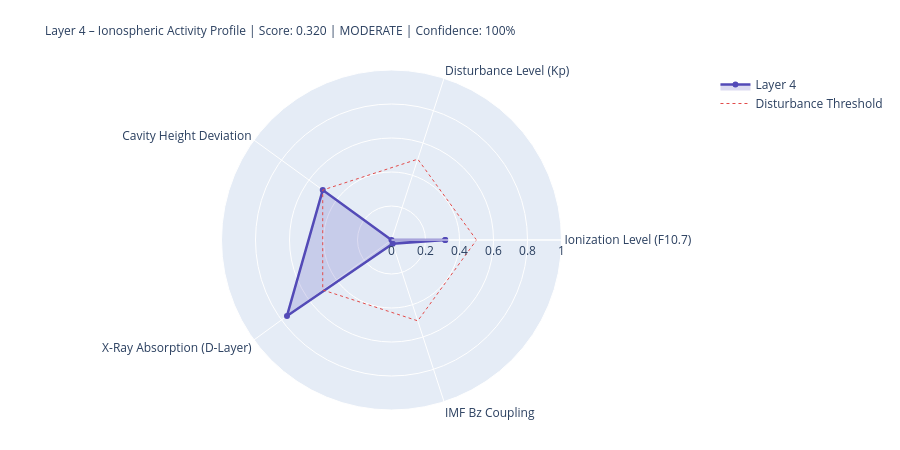

Here is the notebook cell this chart was saved with:
### Markdown cell above
---
## 4. State Assessment & Handoff to Layer 5

### Code cell
# ============================================================
# LAYER-4-SCORE
# ============================================================

COMPONENTS = {
    'Ionization Level (F10.7)':    {'score': ioniz,       'source': 'primary' if f107_now else 'from_layer0', 'dynamic': True},
    'Disturbance Level (Kp)':          {'score': disturb,     'source': 'primary' if kp_now   else 'from_layer0', 'dynamic': True},
    'Cavity Height Deviation':    {'score': h_dev,       'source': 'derived',                                'dynamic': True},
    'X-Ray Absorption (D-Layer)':{'score': xray_ioniz,  'source': 'primary' if xray_now else 'missing',     'dynamic': True},
    'IMF Bz Coupling':             {'score': bz_coupling, 'source': 'primary' if bz_now   else 'from_layer0', 'dynamic': True},
}

available    = {k: v['score'] for k, v in COMPONENTS.items() if v['score'] is not None}
unavailable  = [k for k, v in COMPONENTS.items() if v['score'] is None]
layer4_score = round(sum(available.values()) / len(available), 4) if available else None
confidence   = round(len(available) / len(COMPONENTS), 2)
level = ('unknown' if layer4_score is None
         else 'quiet'   if layer4_score < 0.3
         else 'moderate' if layer4_score < 0.6
         else 'active')
dominant_l4 = max(available, key=available.get) if available else 'none'

# Resonance delta for Schumann SR-1
sr1_ref = schumann_freq(1, 80.0)
sr1_now = schumann_freq(1, h_eff)
sr1_delta_mhz = (sr1_now - sr1_ref) * 1000

# Propagation conditions
prop_cond = ('disturbed'   if kp_val > 4
             else 'unsettled' if kp_val > 2
             else 'normal')
if xray_class in ['X', 'M']:
    prop_cond = 'Radio-Blackout moeglich'

W = 68
print('=' * W)
print('LAYER 4 – IONOSPHERE – STATE ASSESSMENT')
print('=' * W)
for name, comp in COMPONENTS.items():
    s = comp['score']
    if s is not None:
        bar = '█' * int(s * 20) + '░' * (20 - int(s * 20))
        print(f'  {name:<36} {bar}  {s:.3f}  [{comp["source"]}]')
    else:
        print(f'  {name:<36} {"─" * 20}  n/a   [missing]')
print('-' * W)
print(f'  Score:          {layer4_score:.3f}  ({len(available)}/{len(COMPONENTS)} components)')
print(f'  Confidence:     {confidence:.0%}')
print(f'  Level:          {level.upper()}')
print(f'  Dominant:       {dominant_l4}')
print(f'  Cavity height:  {h_eff:.1f} km  (Ref: 80.0 km)')
print(f'  SR-1:           {sr1_now:.3f} Hz  (Δ {sr1_delta_mhz:+.1f} mHz vs. ref)')
print(f'  Propagation:    {prop_cond}')
print(f'  X-Ray:          {xray_class}-class  ({xray_now:.2e} W/m²)' if xray_now else '  X-Ray:          n/a')
print('=' * W)

# Radar
cats   = list(available.keys())
vals_r = list(available.values())
if len(cats) >= 3:
    fig = go.Figure()
    fig.add_trace(go.Scatterpolar(
        r=vals_r + [vals_r[0]], theta=cats + [cats[0]],
        fill='toself', fillcolor='rgba(83,74,183,0.20)',
        line=dict(color='#534AB7', width=2.5), name='Layer 4'
    ))
    fig.add_trace(go.Scatterpolar(
        r=[0.5] * (len(cats)+1), theta=cats + [cats[0]],
        line=dict(color='#E24B4A', dash='dot', width=1),
        mode='lines', name='Disturbance Threshold'
    ))
    fig.update_layout(
        title=dict(
            text=f'Layer 4 – Ionospheric Activity Profile | Score: {layer4_score:.3f} | {level.upper()} | Confidence: {confidence:.0%}',
            font=dict(size=12)
        ),
        polar=dict(radialaxis=dict(visible=True, range=[0, 1])),
        height=450, showlegend=True,
        margin=dict(l=80, r=80, t=70, b=40)
    )
    fig.show()

### Figure 1 — Plotly figure (JSON) as saved in the notebook; plotly's stock layout.template omitted (floating-point values rounded to 4 significant figures)
{"data": [{"fill": "toself", "fillcolor": "rgba(83,74,183,0.20)", "line": {"color": "#534AB7", "width": 2.5}, "name": "Layer 4", "r": [0.316, 0.0, 0.5, 0.76, 0.023, 0.316], "theta": ["Ionization Level (F10.7)", "Disturbance Level (Kp)", "Cavity Height Deviation", "X-Ray Absorption (D-Layer)", "IMF Bz Coupling", "Ionization Level (F10.7)"], "type": "scatterpolar"}, {"line": {"color": "#E24B4A", "dash": "dot", "width": 1}, "mode": "lines", "name": "Disturbance Threshold", "r": [0.5, 0.5, 0.5, 0.5, 0.5, 0.5], "theta": ["Ionization Level (F10.7)", "Disturbance Level (Kp)", "Cavity Height Deviation", "X-Ray Absorption (D-Layer)", "IMF Bz Coupling", "Ionization Level (F10.7)"], "type": "scatterpolar"}], "layout": {"height": 450, "margin": {"b": 40, "l": 80, "r": 80, "t": 70}, "polar": {"radialaxis": {"range": [0, 1], "visible": true}}, "showlegend": true, "title": {"font": {"size": 12}, "text": "Layer 4 – Ionospheric Activity Profile | Score: 0.320 | MODERATE | Confidence: 100%"}}}
